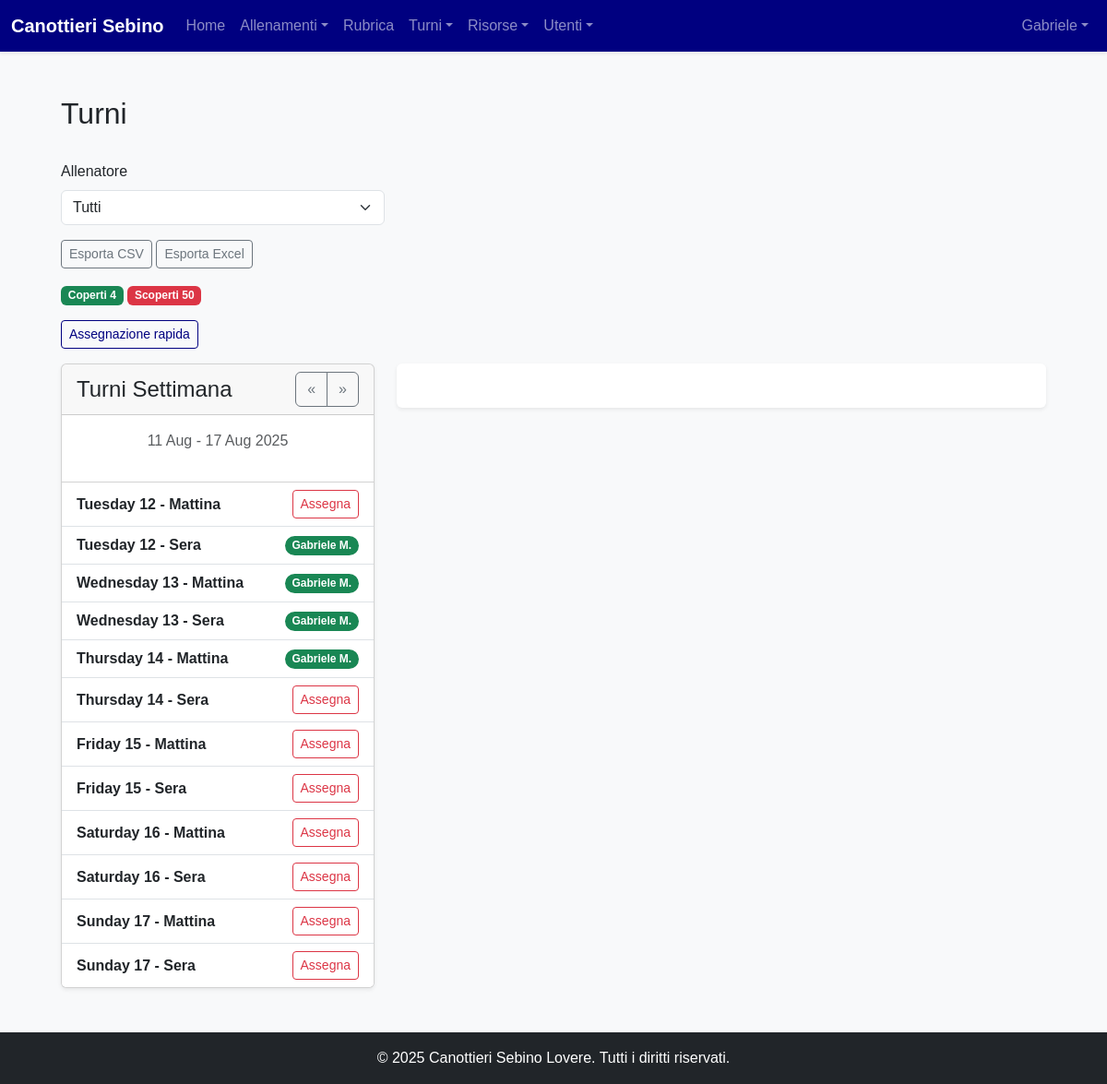
The app's page /turni (signed in), older data.
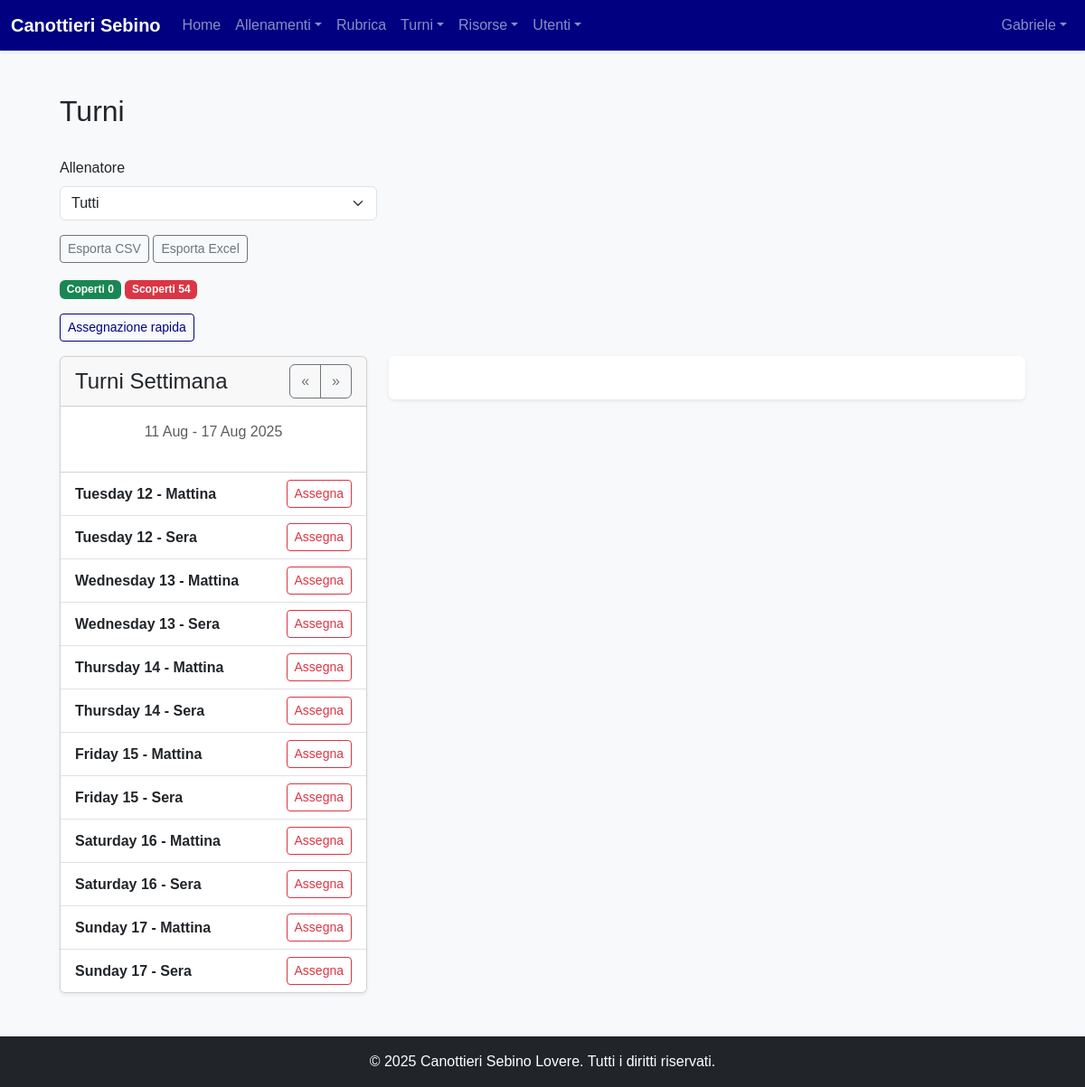
The same page, newer data.
### models.py (models this page shows, shortened)
class User(Base):
    __tablename__ = "users"
    id = Column(Integer, primary_key=True, index=True)
    username = Column(String, unique=True, index=True, nullable=False)
    hashed_password = Column(String, nullable=False)
    first_name = Column(String, nullable=False)
    last_name = Column(String, nullable=False)
    email = Column(String, unique=True, index=True)
    phone_number = Column(String)
    date_of_birth = Column(Date)
    tax_code = Column(String, unique=True)
    enrollment_year = Column(Integer)
    membership_date = Column(Date)
    certificate_expiration = Column(Date)
    address = Column(String)
    manual_category = Column(String, nullable=True)
    roles = relationship("Role", secondary=user_roles, back_populates="users")
    tags = relationship("Tag", secondary=user_tags, back_populates="users")
    barche_assegnate = relationship("Barca", secondary=barca_atleti_association, back_populates="atleti_assegnati")
    schede_pesi = relationship("SchedaPesi", back_populates="atleta")
    turni = relationship("Turno", back_populates="user")
    availabilities = relationship("TrainerAvailability", back_populates="user")
    allenamenti_seguiti = relationship("Allenamento", secondary=allenamento_coach_association, back_populates="coaches")

class Turno(Base):
    __tablename__ = "turni"
    id = Column(Integer, primary_key=True, index=True)
    data = Column(Date, nullable=False, index=True)
    fascia_oraria = Column(String, nullable=False)
    user_id = Column(Integer, ForeignKey('users.id'), nullable=True)
    user = relationship("User", back_populates="turni")

### routers/trainings.py (the view)
@router.get("/turni", response_class=HTMLResponse)
async def view_turni(
    request: Request,
    db: Session = Depends(get_db),
    current_user: models.User = Depends(get_current_admin_or_coach_user),
    week_offset: int = 0,
    allenatore_id: int | None = None,
):
    today = date.today() + timedelta(weeks=week_offset)
    start_of_week = today - timedelta(days=today.weekday())
    end_of_week = start_of_week + timedelta(days=6)
    allenatori = (
        db.query(models.User)
        .join(models.User.roles)
        .filter(models.Role.name == "allenatore")
        .all()
    )
    query = db.query(models.Turno).filter(
        models.Turno.data.between(start_of_week, end_of_week)
    )
    if allenatore_id:
        query = query.filter(models.Turno.user_id == allenatore_id)
    turni = query.order_by(models.Turno.data, models.Turno.fascia_oraria).all()
    availabilities = (
        db.query(models.TrainerAvailability)
        .filter(
            models.TrainerAvailability.turno_id.in_([t.id for t in turni]),
            models.TrainerAvailability.available.is_(True),
        )
        .all()
    )
    avail_map: dict[int, list[int]] = {}
    for av in availabilities:
        avail_map.setdefault(av.turno_id, []).append(av.user_id)
    month_start = date.today().replace(day=1)
    if month_start.month == 12:
        next_month = date(month_start.year + 1, 1, 1)
    else:
        next_month = date(month_start.year, month_start.month + 1, 1)
    month_end = next_month - timedelta(days=1)
    month_query = db.query(models.Turno).filter(
        models.Turno.data.between(month_start, month_end)
    )
    if allenatore_id:
        month_query = month_query.filter(models.Turno.user_id == allenatore_id)
    month_covered = month_query.filter(models.Turno.user_id.isnot(None)).count()
    month_uncovered = month_query.filter(models.Turno.user_id.is_(None)).count()
    return templates.TemplateResponse(
        "turni.html",
        {
            "request": request,
            "current_user": current_user,
            "allenatori": allenatori,
            "turni": turni,
            "avail_map": avail_map,
            "week_offset": week_offset,
            "week_start": start_of_week,
            "week_end": end_of_week,
            "current_filter": allenatore_id,
            "month_covered": month_covered,
            "month_uncovered": month_uncovered,
        },
    )

### templates/turni.html (shortened to what this page needs)
{% extends "layouts/_base.html" %}
{% block content %}
<div class="container-fluid p-4">
    <div class="d-flex justify-content-between align-items-center mb-4">
        <h1 class="h2">Turni</h1>
    </div>
    <div class="mb-3">
        <form method="get" class="row g-2 align-items-end">
            <div class="col-sm-4">
                <label for="allenatoreFilter" class="form-label">Allenatore</label>
                <select class="form-select" id="allenatoreFilter" name="allenatore_id" onchange="this.form.submit()">
                    <option value="">Tutti</option>
                </select>
            </div>
        </form>
    </div>
    <div class="mb-3">
        <a href="/turni/export/csv" class="btn btn-outline-secondary btn-sm">Esporta CSV</a>
        <a href="/turni/export/excel" class="btn btn-outline-secondary btn-sm">Esporta Excel</a>
    </div>
    <div class="mb-3">
        <span class="badge bg-success">Coperti {{ month_covered }}</span>
        <span class="badge bg-danger">Scoperti {{ month_uncovered }}</span>
    </div>
    {% if current_user.is_admin %}
    <div class="mb-3">
        <button class="btn btn-sm btn-outline-primary" id="toggleQuickAssign" type="button">Assegnazione rapida</button>
    </div>
    {% endif %}
    <div class="row g-4">
        <div class="col-lg-4">
            <div class="card shadow-sm">
                <div class="card-header d-flex justify-content-between align-items-center">
                    <h4 class="mb-0">Turni Settimana</h4>
                    <div class="btn-group">
                        <a href="/turni?week_offset={{ week_offset - 1 }}{% if current_filter %}&allenatore_id={{ current_filter }}{% endif %}" class="btn btn-outline-secondary">&laquo;</a>
                        <a href="/turni?week_offset={{ week_offset + 1 }}{% if current_filter %}&allenatore_id={{ current_filter }}{% endif %}" class="btn btn-outline-secondary">&raquo;</a>
                    </div>
                </div>
                <div class="card-body">
                    <p class="text-center text-muted">
                        {{ week_start.strftime('%d %b') }} - {{ week_end.strftime('%d %b %Y') }}
                    </p>
                </div>
                <div class="list-group list-group-flush">
                    {% for turno in turni %}
                        <div class="list-group-item d-flex justify-content-between align-items-center">
                            <div>
                                <div class="fw-bold">{{ turno.data.strftime('%A %d') }} - {{ turno.fascia_oraria }}</div>
                            </div>
                            {% if turno.user %}
                                <span class="badge rounded-pill" style="background-color: #198754;">{{ turno.user.first_name }} {{ turno.user.last_name[0] }}.</span>
                            {% else %}
                                {% if current_user.is_admin %}
                                <button class="btn btn-sm btn-outline-danger assign-btn"
                                        data-bs-toggle="modal"
                                        data-bs-target="#assignTurnoModal"
                                        data-turno-id="{{ turno.id }}"
                                        data-turno-info="{{ turno.data.strftime('%d/%m/%Y') }} ({{ turno.fascia_oraria }})"
                                        data-available="{{ avail_map.get(turno.id, [])|join(',') }}">
                                    Assegna
                                </button>
                                {% else %}
                                <span class="badge bg-danger">Libero</span>
                                {% endif %}
                            {% endif %}
                        </div>
                    {% else %}
                        <div class="list-group-item">Nessun turno in questa settimana.</div>
                    {% endfor %}
                </div>
            </div>
        </div>
        <div class="col-lg-8">
            <div id="calendar" class="bg-white p-4 rounded shadow-sm"></div>
        </div>
    </div>
</div>
{% endblock %}

### templates/layouts/_base.html (shortened to what this page needs)
<!doctype html>
<html lang="it" class="h-100">
<head>
    <link href="https://cdn.jsdelivr.net/npm/bootstrap@5.3.3/dist/css/bootstrap.min.css" rel="stylesheet">
    <link rel="stylesheet" href="{{ url_for('static', path='/style.css') }}">
</head>
<body class="d-flex flex-column h-100 bg-light">
<nav class="navbar navbar-expand-lg navbar-dark bg-primary shadow-sm">
    <div class="container-fluid">
        <a class="navbar-brand fw-bold" href="/dashboard">Canottieri Sebino</a>
        <div class="collapse navbar-collapse" id="navbarNav">
            {% if current_user is defined and current_user %}
            <ul class="navbar-nav me-auto mb-2 mb-lg-0">
                <li class="nav-item"><a class="nav-link" href="/dashboard">Home</a></li>
                <li class="nav-item dropdown">
                    <a class="nav-link dropdown-toggle" href="#" id="allenamentiDropdown" role="button" data-bs-toggle="dropdown">Allenamenti</a>
                </li>
                <li class="nav-item"><a class="nav-link" href="/rubrica">Rubrica</a></li>
                {% if current_user is defined and current_user and (current_user.is_admin or current_user.is_allenatore) %}
                <li class="nav-item dropdown">
                    <a class="nav-link dropdown-toggle" href="#" id="turniDropdown" role="button" data-bs-toggle="dropdown">Turni</a>
                </li>
                {% endif %}
                <li class="nav-item dropdown">
                    <a class="nav-link dropdown-toggle" href="#" id="risorseDropdown" role="button" data-bs-toggle="dropdown">Risorse</a>
                </li>
                {% if current_user is defined and current_user and current_user.is_admin %}
                <li class="nav-item dropdown">
                    <a class="nav-link dropdown-toggle" href="#" id="adminMenu" role="button" data-bs-toggle="dropdown">Utenti</a>
                </li>
                {% endif %}
            </ul>
            {% endif %}
            <ul class="navbar-nav ms-auto">
                {% if current_user is defined and current_user %}
                <li class="nav-item dropdown">
                    <a class="nav-link dropdown-toggle" href="#" id="navbarUserDropdown" role="button" data-bs-toggle="dropdown">{{ current_user.first_name or current_user.username }}</a>
                </li>
                {% else %}
                <li class="nav-item"><a class="nav-link" href="/login">Login</a></li>
                {% endif %}
            </ul>
        </div>
    </div>
</nav>
<main class="container my-4 flex-grow-1">{% block content %}{% endblock %}</main>
<footer class="text-center text-white py-3 mt-auto bg-dark"><p class="mb-0">&copy; 2025 Canottieri Sebino Lovere. Tutti i diritti riservati.</p></footer>
</body>
</html>

### static/style.css (style rules this page uses)
:root { --club-white: #ffffff; --club-light-blue: #ADD8E6; --club-navy-blue: #000080; --club-off-white-bg: #f8f9fa; --club-text-dark: #212529; --bs-primary-rgb: 0, 0, 128; }
body { font-family: Helvetica, Arial, sans-serif; color: var(--club-text-dark); background-color: var(--club-off-white-bg); }
.navbar-dark { background-color: var(--club-navy-blue) !important; }
.btn-outline-primary { --bs-btn-color: var(--club-navy-blue); --bs-btn-border-color: var(--club-navy-blue); --bs-btn-hover-bg: var(--club-navy-blue); --bs-btn-hover-border-color: var(--club-navy-blue); }
a { color: var(--club-navy-blue); }
#calendar { max-width: 900px; margin: 0 auto; }

Row changes from the older to the newer data that the page shows:
changed Turno (number 2 of 12 on the later page): user.first_name "Gabriele" → (not shown); user "M" → (not shown); text "." → "Assegna"
changed Turno (number 3 of 12 on the later page): user.first_name "Gabriele" → (not shown); user "M" → (not shown); text "." → "Assegna"
changed Turno (number 4 of 12 on the later page): user.first_name "Gabriele" → (not shown); user "M" → (not shown); text "." → "Assegna"
changed Turno (number 5 of 12 on the later page): user.first_name "Gabriele" → (not shown); user "M" → (not shown); text "." → "Assegna"
Text that changed along with them:
{{ month_covered }}: "4" → "0"
{{ month_uncovered }}: "50" → "54"
